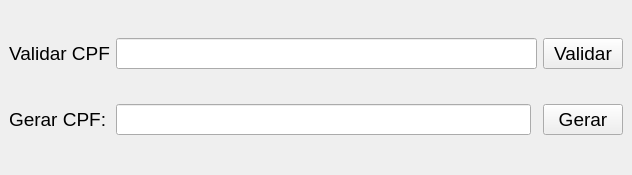
<?xml version="1.0" encoding="UTF-8"?>
<ui version="4.0">
 <class>MainWindow</class>
 <widget class="QMainWindow" name="MainWindow">
  <property name="geometry">
   <rect>
    <x>0</x>
    <y>0</y>
    <width>632</width>
    <height>175</height>
   </rect>
  </property>
  <property name="font">
   <font>
    <pointsize>14</pointsize>
   </font>
  </property>
  <property name="windowTitle">
   <string>Valida ou Gera CPF</string>
  </property>
  <widget class="QWidget" name="centralwidget">
   <layout class="QGridLayout" name="gridLayout">
    <item row="0" column="0">
     <widget class="QLabel" name="label_2">
      <property name="font">
       <font>
        <pointsize>14</pointsize>
       </font>
      </property>
      <property name="text">
       <string>Validar CPF</string>
      </property>
     </widget>
    </item>
    <item row="0" column="3" colspan="2">
     <widget class="QPushButton" name="btnValidaCPF">
      <property name="font">
       <font>
        <pointsize>14</pointsize>
       </font>
      </property>
      <property name="text">
       <string>Validar</string>
      </property>
     </widget>
    </item>
    <item row="0" column="1" colspan="2">
     <widget class="QLineEdit" name="inputValidaCPF">
      <property name="font">
       <font>
        <pointsize>14</pointsize>
       </font>
      </property>
     </widget>
    </item>
    <item row="1" column="3" colspan="2">
     <widget class="QPushButton" name="btnGeraCPF">
      <property name="font">
       <font>
        <pointsize>14</pointsize>
       </font>
      </property>
      <property name="text">
       <string>Gerar</string>
      </property>
     </widget>
    </item>
    <item row="1" column="0">
     <widget class="QLabel" name="label">
      <property name="font">
       <font>
        <pointsize>14</pointsize>
       </font>
      </property>
      <property name="text">
       <string>Gerar CPF:</string>
      </property>
     </widget>
    </item>
    <item row="1" column="1">
     <widget class="QLineEdit" name="labelRetorno">
      <property name="readOnly">
       <bool>true</bool>
      </property>
     </widget>
    </item>
   </layout>
  </widget>
 </widget>
 <resources/>
 <connections/>
</ui>
